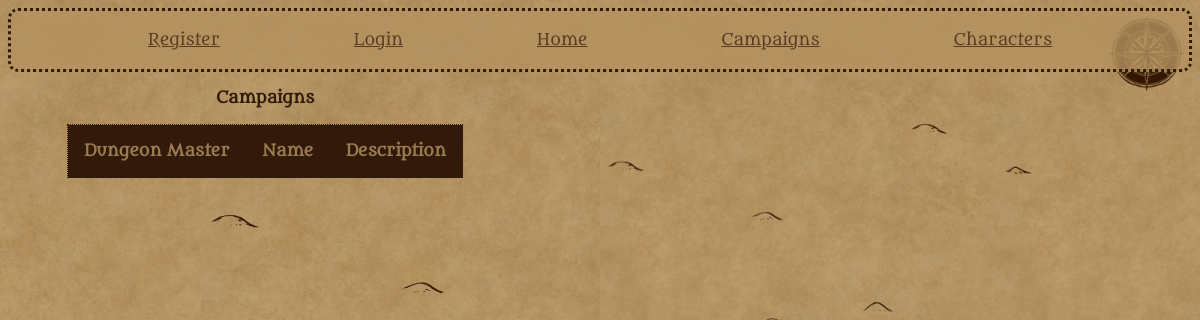
The app's page /Campaigns, older data.
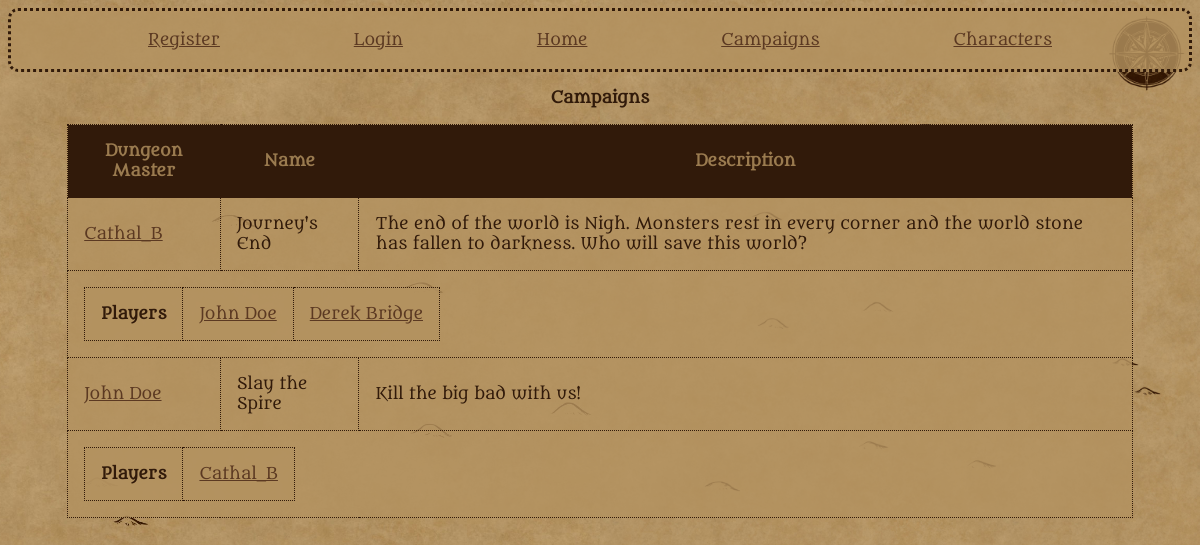
The same page, newer data.
### tables this page shows
CREATE TABLE campaigns
(
    campaign_id INTEGER PRIMARY KEY AUTOINCREMENT,
    dm_id TEXT NOT NULL,
    name TEXT NOT NULL,
    description TEXT NOT NULL,
    FOREIGN KEY (dm_id) REFERENCES users(user_id)
);

CREATE TABLE in_campaign
(
    user_id TEXT NOT NULL,
    campaign_id INTEGER NOT NULL,
    FOREIGN KEY (user_id) REFERENCES users(user_id),
    FOREIGN KEY (campaign_id) REFERENCES campaigns(campaign_id) ON DELETE CASCADE
);

### app.py (the view)
@app.route("/Campaigns", methods=["GET", "POST"])
def Campaigns():
    db = get_db()
    campaigns = db.execute("""SELECT * FROM campaigns""").fetchall()
    players = db.execute("""SELECT * FROM in_campaign""").fetchall()
    return render_template("campaigns.html", campaigns = campaigns, players = players)

### app.py (called while the page is built)
@app.before_request
def load_logged_in_user():
    g.user = session.get("user_id",None)

### database.py (called while the page is built)
def get_db():
    if "db" not in g:
        g.db = sqlite3.connect(DATABASE,
            detect_types=sqlite3.PARSE_DECLTYPES
        )
        g.db.row_factory = sqlite3.Row
        g.db.execute("PRAGMA foreign_keys = ON") #learned from sqlite documentation, foreign keys apparently aren't enforced by default.
    return g.db

### templates/campaigns.html
{% extends "base.html" %}
{% block main_content %}
    <table>
        <caption>Campaigns</caption>
        <tr>
            <th scope="col">Dungeon Master</th>
            <th scope="col">Name</th>
            <th scope="col">Description</th>
        </tr>
    {% for campaign in campaigns %}
        <tr>
        <td><a href="{{ url_for('user', user_id = campaign['dm_id'])}}">{{ campaign["dm_id"]}}</a> </td>
        <td>{{ campaign["name"]}}</td>
        <td>{{ campaign["description"] }}</td>
        </tr>
        <td colspan="3">
            <table>
                <tr>
                <th scope="row" >Players</th>
                {% for player in players %}
                    {% if player["campaign_id"] == campaign["campaign_id"] %}
                        <td><a href="{{ url_for('user', user_id = player['user_id'])}}">{{ player["user_id"]}}</a> </td>
                    {% endif %}
                {%endfor%}
                </tr>
            </table>
        </td>
    {%endfor%}
    </table>
{% endblock %}

Row changes from the older to the newer data that the page shows:
added campaigns: dm_id "Cathal_B", name "Journey's End", description "The end of the world is Nigh. Monsters rest in every corner and the world stone has fallen to darkness. Who will save this world?"
added in_campaign: user_id "John Doe", shown under "Cathal_B"
added in_campaign: user_id "Derek Bridge", shown under "Cathal_B"
added campaigns: dm_id "John Doe", name "Slay the Spire", description "Kill the big bad with us!"
added in_campaign: user_id "Cathal_B", shown under "John Doe"
